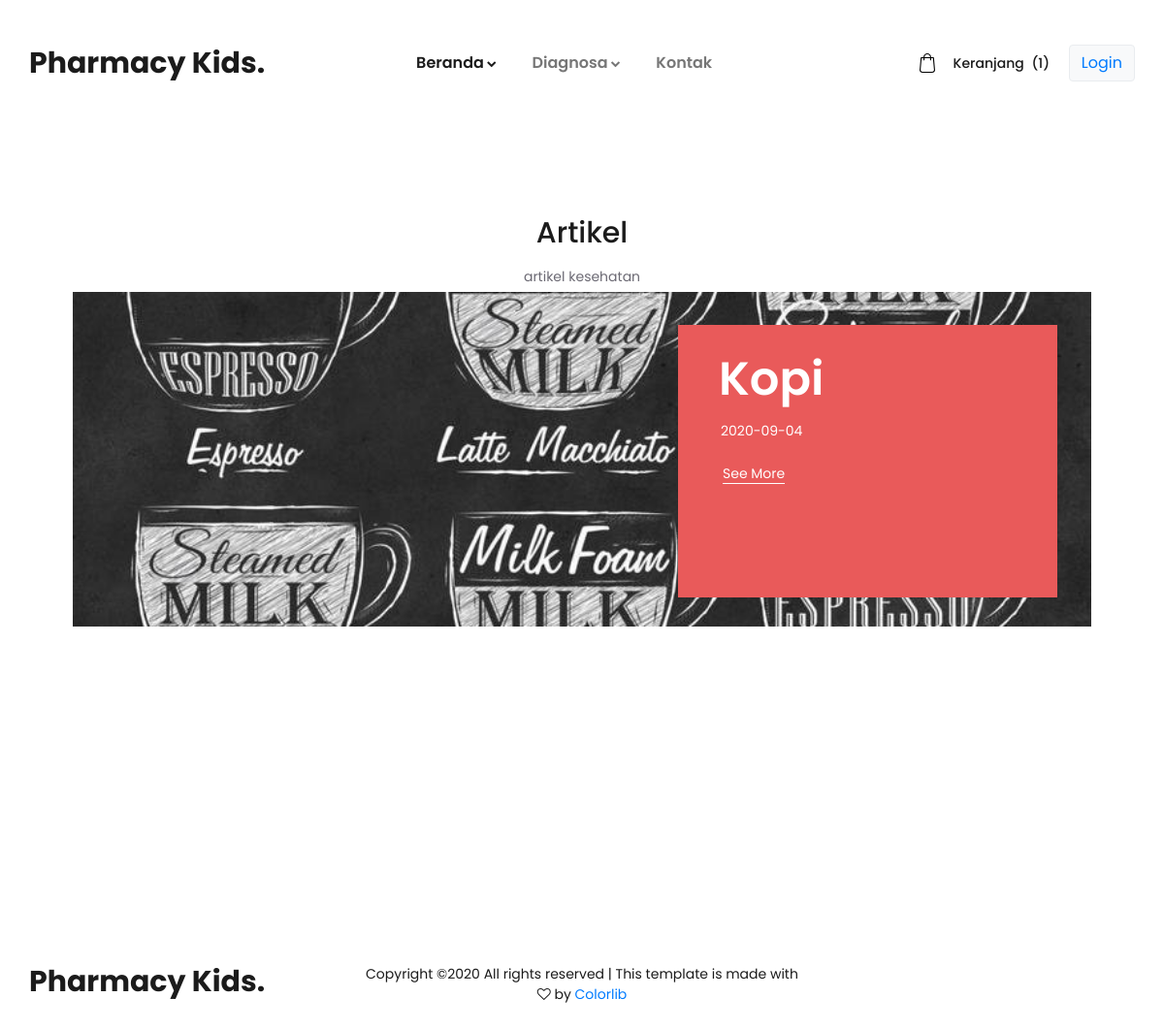
Screenshot of /index.php/home/artikel with the database file from the repository.
### tables this page shows
CREATE TABLE `artikel` (
  `id_artikel` int(20) NOT NULL,
  `judul` varchar(30) NOT NULL,
  `foto` text NOT NULL,
  `isi` text NOT NULL,
  `tgl_buat` date NOT NULL
);

### application/controllers/Home.php (called while the page is built, shortened)
<?php
class Home extends CI_Controller {
	function __construct()
    {
  		$this->load->model('M_All');
  	}
	public function artikel()
	{
		$data['count'] = $this->M_All->count('keranjang2');
		$data['artikel'] = $this->M_All->get('artikel')->result();
		$this->load->view('home/base/head_main');
        $this->load->view('home/base/header', $data);
        $this->load->view('home/artikel', $data);
		$this->load->view('home/base/footer');
		$this->load->view('home/base/foot_main');
	}
}

### index.php (called while the page is built, shortened)
<?php
require_once BASEPATH.'core/CodeIgniter.php';

### application/models/M_All.php (called while the page is built, shortened)
<?php
class M_All extends CI_Model{
    public function get($table)
    {
        return $this->db->get($table);
    }
    public function select_distinct($select, $from)
    {
        $this->db->distinct();
        $this->db->select($select);
        $this->db->from($from);
        return $this->db->get();
    }
}

### application/views/home/artikel.php (the view)
<div class="home">
    <div class="home_slider_container">
        <div class="container">
            <div class="row">
                <div class="col-lg-8 offset-lg-2">
                    <div class="newsletter_content text-center">
                        <div class="newsletter_title">Artikel</div>
                        <div class="newsletter_text"><p>artikel kesehatan</p></div>
                    </div>
                </div>
                <?php foreach ($artikel as $a): ?>
                    <div class="col">
                        <div class="avds_xl_container clearfix">
                            <div class="avds_xl_background" style="background-image:url(<?= base_url('assets_admin/img/artikel/').$a->foto?>)"></div>
                            <div class="avds_xl_content">
                                <div class="avds_title"><?= $a->judul ?></div>
                                <div class="avds_text"><?= $a->tgl_buat ?></div>
                                <div class="avds_link avds_xl_link"><a href="<?= base_url('index.php/home/detailartikel/').$a->id_artikel ?>">See More</a></div>
                            </div>
                        </div>
                    </div>
                <?php endforeach; ?>
            </div>
        </div>
    </div>
</div>

### assets_home/styles/main_styles.css (style rules this page uses)
* { margin: 0; padding: 0; -webkit-font-smoothing: antialiased; -webkit-text-shadow: rgba(0,0,0,.01) 0 0 1px; text-shadow: rgba(0,0,0,.01) 0 0 1px; }
body { font-family: 'Poppins', sans-serif; font-size: 14px; font-weight: 400; background: #FFFFFF; color: #a5a5a5; }
div { display: block; position: relative; -webkit-box-sizing: border-box; -moz-box-sizing: border-box; box-sizing: border-box; }
p { font-family: 'Poppins', sans-serif; font-size: 14px; line-height: 2.14; font-weight: 400; color: #6c6a74; -webkit-font-smoothing: antialiased; -webkit-text-shadow: rgba(0,0,0,.01) 0 0 1px; text-shadow: rgba(0,0,0,.01) 0 0 1px; }
p:last-of-type { margin-bottom: 0; }
a, a:hover, a:visited, a:active, a:link { text-decoration: none; -webkit-font-smoothing: antialiased; -webkit-text-shadow: rgba(0,0,0,.01) 0 0 1px; text-shadow: rgba(0,0,0,.01) 0 0 1px; }
.clearfix::before, .clearfix::after { content: ""; display: table; }
.clearfix::after { clear: both; }
.clearfix { zoom: 1; }
.home { width: 100%; height: 950px; background: #FFFFFF; z-index: 2; }
.home_slider_container { width: 100%; height: 100%; padding-top: 130px; padding-left: 60px; padding-right: 60px; padding-bottom: 30px; }
.avds_title { font-size: 48px; font-weight: 600; color: #FFFFFF; line-height: 1.16; }
.avds_link { margin-top: 18px; padding-left: 4px; }
.avds_link a { position: relative; display: inline-block; font-size: 14px; font-weight: 400; color: #FFFFFF; }
.avds_link a::after { display: block; position: absolute; left: 0; bottom: 0; width: 100%; height: 1px; background: #FFFFFF; content: ''; }
.avds_text { font-size: 14px; font-weight: 400; color: #FFFFFF; line-height: 2.14; margin-top: 11px; padding-left: 2px; }
.avds_xl_container { width: 100%; height: 345px; padding-top: 34px; padding-right: 35px; padding-bottom: 30px; padding-left: 30px; }
.avds_xl_background { position: absolute; top: 0; left: 0; width: 100%; height: 100%; background-repeat: no-repeat; background-size: cover; background-position: center center; }
.avds_xl_content { width: 391px; height: 100%; background: #e95a5a; float: right; padding-top: 28px; padding-left: 42px; padding-right: 30px; }
.avds_xl_link { margin-top: 18px; }
.newsletter_content { padding-top: 88px; }
.newsletter_title { font-size: 30px; font-weight: 500; color: #1b1b1b; }
.newsletter_text { margin-top: 8px; }

### rows the page displays
artikel: foto (picture), judul "Kopi", tgl_buat "2020-09-04"

### other values shown
$count "1"
